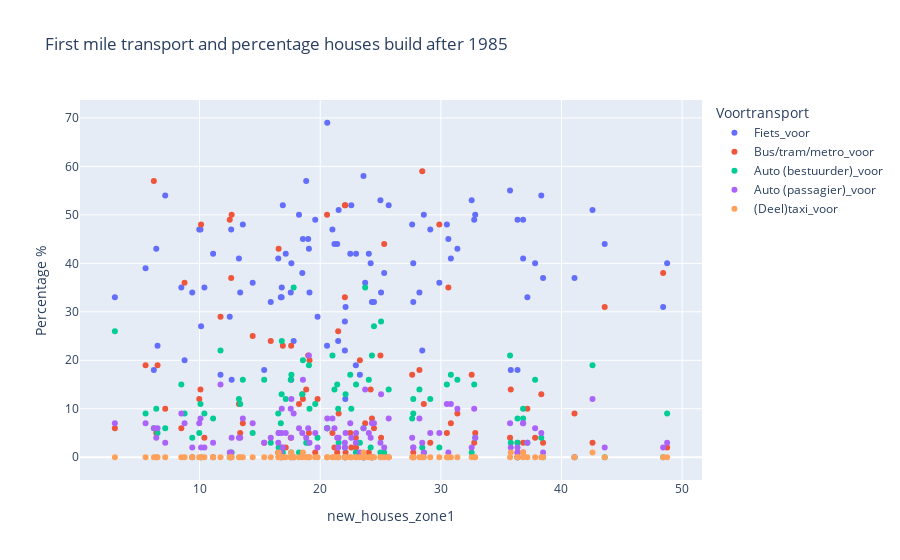

This figure's notebook cell:
### Code cell
df_melted = stations_merged.melt(
    id_vars=['new_houses_zone1', 'Station_Naam'],
    value_vars=['Fiets_voor', 'Bus/tram/metro_voor', 'Auto (bestuurder)_voor', 'Auto (passagier)_voor', '(Deel)taxi_voor'], 
    var_name='Voortransport', 
    value_name='Percentage %'
)

fig = px.scatter(df_melted, x='new_houses_zone1', y='Percentage %', title='First mile transport and percentage houses build after 1985', color='Voortransport', hover_data=['Station_Naam'])
fig.show()

### Figure 1 — Plotly figure (JSON) as saved in the notebook; plotly's stock layout.template omitted (floating-point values rounded to 4 significant figures)
{"data": [{"customdata": [["alkmaar"], ["alkmaar-noord"], ["alphen-aan-den-rijn"], ["amsterdam-amstel"], ["amsterdam-centraal"], ["amsterdam-zuid"], ["anna-paulowna"], ["barendrecht"], ["beverwijk"], ["amsterdam-bijlmer-arena"], ["rotterdam-blaak"], ["bloemendaal"], ["bodegraven"], ["boskoop"], ["bovenkarspel-flora"], ["bovenkarspel-grootebroek"], ["bussum-zuid"], ["castricum"], ["de-vink"], ["delft"], ["delft-campus"], ["den-haag-centraal"], ["den-helder"], ["diemen"], ["diemen-zuid"], ["den-haag-hs"], ["den-helder-zuid"], ["dordrecht-zuid"], ["dordrecht"], ["driehuis"], ["duivendrecht"], ["enkhuizen"], ["gouda"], ["gouda-goverwelle"], ["haarlem"], ["halfweg-zwanenburg"], ["heemskerk"], ["heemstede-aerdenhout"], ["heerhugowaard"], ["heiloo"], ["hillegom"], ["hilversum"], ["hollandsche-rading"], ["amsterdam-holendrecht"], ["hoofddorp"], ["hoogkarspel"], ["hoorn"], ["hoorn-kersenboogerd"], ["zaandam-kogerveld"], ["koog-aan-de-zaan"], ["krommenie-assendelft"], ["den-haag-laan-van-noi"], ["lansingerland-zoetermeer"], ["leiden-centraal"], ["leiden-lammenschans"], ["amsterdam-lelylaan"], ["rotterdam-lombardijen"], ["den-haag-mariahoeve"], ["hilversum-media-park"], ["den-haag-moerwijk"], ["amsterdam-muiderpoort"], ["naarden-bussum"], ["nieuwerkerk-a-d-ijssel"], ["nieuw-vennep"], ["obdam"], ["overveen"], ["purmerend-overwhere"], ["purmerend"], ["amsterdam-rai"], ["rijswijk"], ["rotterdam-alexander"], ["rotterdam-centraal"], ["rotterdam-noord"], ["rotterdam-zuid"], ["santpoort-noord"], ["santpoort-zuid"], ["sassenheim"], ["schagen"], ["schiedam-centrum"], ["schiphol-airport"], ["capelle-schollevaar"], ["amsterdam-science-park"], ["amsterdam-sloterdijk"], ["boskoop-snijdelwijk"], ["haarlem-spaarnwoude"], ["hilversum-sportpark"], ["waddinxveen-triangel"], ["uitgeest"], ["voorburg"], ["voorhout"], ["voorschoten"], ["waddinxveen-noord"], ["waddinxveen"], ["weesp"], ["purmerend-weidevenne"], ["wormerveer"], ["den-haag-ypenburg"], ["zaandam"], ["zaandijk-zaanse-schans"], ["zandvoort-aan-zee"], ["zoetermeer"], ["zoetermeer-oost"], ["zwijndrecht"]], "hovertemplate": "Voortransport=Fiets_voor<br>new_houses_zone1=%{x}<br>Percentage %=%{y}<br>Station_Naam=%{customdata[0]}<extra></extra>", "legendgroup": "Fiets_voor", "marker": {"color": "#636efa", "symbol": "circle"}, "mode": "markers", "name": "Fiets_voor", "orientation": "h", "showlegend": true, "type": "scatter", "x": [19.0, 21.01, 27.62, 30.62, 12.5, 12.62, 19.06, 25.04, 38.33, 12.66, 22.08, 9.392, 24.03, 23.59, 36.82, 36.82, 16.81, 30.5, 16.52, 32.56, 21.41, 22.04, 6.514, 37.17, 23.29, 48.43, 11.73, 10.4, 14.4, 2.975, 28.46, 32.85, 18.84, 19.59, 16.9, 17.61, 48.76, 20.58, 42.57, 25.67, 35.74, 18.24, 17.8, 17.59, 29.87, 32.77, 5.523, 21.18, 18.52, 27.71, 29.12, 22.04, 24.29, 24.99, 21.53, 43.58, 8.755, 8.487, 13.37, 21.49, 41.08, 9.974, 17.14, 23.73, 30.83, 16.73, 6.409, 13.26, 28.59, 15.9, 20.57, 10.12, 19.78, 35.8, 16.8, 11.12, 18.56, 22.49, 6.209, 16.55, 15.35, 38.47, 25.3, 23.59, 24.46, 19.11, 36.35, 31.37, 7.151, 37.81, 22.97, 36.35, 36.35, 17.56, 22.1, 22.58, 10.07, 24.18, 27.71, 22.95, 28.22, 24.29, 13.59], "xaxis": "x", "y": [45, 47, 48, 45, 29, 47, 43, 34, 54, 16, 12, 34, 42, 58, 41, 49, 35, 48, 41, 53, 44, 22, 23, 33, 17, 31, 17, 35, 36, 33, 22, 50, 57, 49, 52, 40, 40, 69, 51, 52, 55, 50, 24, 16, 36, 49, 39, 44, 38, 40, 47, 28, 0, 53, 51, 44, 20, 35, 34, 24, 37, 47, 42, 36, 41, 33, 43, 41, 50, 32, 23, 27, 29, 18, 33, 42, 45, 42, 18, 5, 18, 37, 38, 0, 32, 34, 0, 43, 54, 40, 42, 18, 49, 34, 31, 52, 47, 40, 32, 19, 34, 32, 48], "yaxis": "y"}, {"customdata": [["alkmaar"], ["alkmaar-noord"], ["alphen-aan-den-rijn"], ["amsterdam-amstel"], ["amsterdam-centraal"], ["amsterdam-zuid"], ["anna-paulowna"], ["barendrecht"], ["beverwijk"], ["amsterdam-bijlmer-arena"], ["rotterdam-blaak"], ["bloemendaal"], ["bodegraven"], ["boskoop"], ["bovenkarspel-flora"], ["bovenkarspel-grootebroek"], ["bussum-zuid"], ["castricum"], ["de-vink"], ["delft"], ["delft-campus"], ["den-haag-centraal"], ["den-helder"], ["diemen"], ["diemen-zuid"], ["den-haag-hs"], ["den-helder-zuid"], ["dordrecht-zuid"], ["dordrecht"], ["driehuis"], ["duivendrecht"], ["enkhuizen"], ["gouda"], ["gouda-goverwelle"], ["haarlem"], ["halfweg-zwanenburg"], ["heemskerk"], ["heemstede-aerdenhout"], ["heerhugowaard"], ["heiloo"], ["hillegom"], ["hilversum"], ["hollandsche-rading"], ["amsterdam-holendrecht"], ["hoofddorp"], ["hoogkarspel"], ["hoorn"], ["hoorn-kersenboogerd"], ["zaandam-kogerveld"], ["koog-aan-de-zaan"], ["krommenie-assendelft"], ["den-haag-laan-van-noi"], ["lansingerland-zoetermeer"], ["leiden-centraal"], ["leiden-lammenschans"], ["amsterdam-lelylaan"], ["rotterdam-lombardijen"], ["den-haag-mariahoeve"], ["hilversum-media-park"], ["den-haag-moerwijk"], ["amsterdam-muiderpoort"], ["naarden-bussum"], ["nieuwerkerk-a-d-ijssel"], ["nieuw-vennep"], ["obdam"], ["overveen"], ["purmerend-overwhere"], ["purmerend"], ["amsterdam-rai"], ["rijswijk"], ["rotterdam-alexander"], ["rotterdam-centraal"], ["rotterdam-noord"], ["rotterdam-zuid"], ["santpoort-noord"], ["santpoort-zuid"], ["sassenheim"], ["schagen"], ["schiedam-centrum"], ["schiphol-airport"], ["capelle-schollevaar"], ["amsterdam-science-park"], ["amsterdam-sloterdijk"], ["boskoop-snijdelwijk"], ["haarlem-spaarnwoude"], ["hilversum-sportpark"], ["waddinxveen-triangel"], ["uitgeest"], ["voorburg"], ["voorhout"], ["voorschoten"], ["waddinxveen-noord"], ["waddinxveen"], ["weesp"], ["purmerend-weidevenne"], ["wormerveer"], ["den-haag-ypenburg"], ["zaandam"], ["zaandijk-zaanse-schans"], ["zandvoort-aan-zee"], ["zoetermeer"], ["zoetermeer-oost"], ["zwijndrecht"]], "hovertemplate": "Voortransport=Bus/tram/metro_voor<br>new_houses_zone1=%{x}<br>Percentage %=%{y}<br>Station_Naam=%{customdata[0]}<extra></extra>", "legendgroup": "Bus/tram/metro_voor", "marker": {"color": "#EF553B", "symbol": "circle"}, "mode": "markers", "name": "Bus/tram/metro_voor", "orientation": "h", "showlegend": true, "type": "scatter", "x": [19.0, 21.01, 27.62, 30.62, 12.5, 12.62, 19.06, 25.04, 38.33, 12.66, 22.08, 9.392, 24.03, 23.59, 36.82, 36.82, 16.81, 30.5, 16.52, 32.56, 21.41, 22.04, 6.514, 37.17, 23.29, 48.43, 11.73, 10.4, 14.4, 2.975, 28.46, 32.85, 18.84, 19.59, 16.9, 17.61, 48.76, 20.58, 42.57, 25.67, 35.74, 18.24, 17.8, 17.59, 29.87, 32.77, 5.523, 21.18, 18.52, 27.71, 29.12, 22.04, 24.29, 24.99, 21.53, 43.58, 8.755, 8.487, 13.37, 21.49, 41.08, 9.974, 17.14, 23.73, 30.83, 16.73, 6.409, 13.26, 28.59, 15.9, 20.57, 10.12, 19.78, 35.8, 16.8, 11.12, 18.56, 22.49, 6.209, 16.55, 15.35, 38.47, 25.3, 23.59, 24.46, 19.11, 36.35, 31.37, 7.151, 37.81, 22.97, 36.35, 36.35, 17.56, 22.1, 22.58, 10.07, 24.18, 27.71, 22.95, 28.22, 24.29, 13.59], "xaxis": "x", "y": ["21%", "5%", "17%", "35%", "49%", "37%", "5%", "4%", "13%", "50%", "52%", "0%", "1%", "0%", "1%", "3%", "2%", "5%", "1%", "17%", "1%", "52%", "19%", "10%", "20%", "38%", "29%", "4%", "25%", "6%", "59%", "5%", "14%", "1%", "23%", "0%", "2%", "6%", "3%", "0%", "4%", "11%", "0%", "23%", "48%", "3%", "19%", "2%", "13%", "0%", "3%", "33%", "0%", "21%", "9%", "31%", "36%", "6%", "5%", "26%", "9%", "12%", "2%", "7%", "7%", "0%", "5%", "11%", "11%", "24%", "50%", "48%", "12%", "14%", "1%", "0%", "12%", "5%", "57%", "43%", "3%", "3%", "44%", "0%", "6%", "20%", "0%", "9%", "10%", "4%", "2%", "3%", "1%", "4%", "1%", "2%", "14%", "14%", "1%", "4%", "18%", "8%", "7%"], "yaxis": "y"}, {"customdata": [["alkmaar"], ["alkmaar-noord"], ["alphen-aan-den-rijn"], ["amsterdam-amstel"], ["amsterdam-centraal"], ["amsterdam-zuid"], ["anna-paulowna"], ["barendrecht"], ["beverwijk"], ["amsterdam-bijlmer-arena"], ["rotterdam-blaak"], ["bloemendaal"], ["bodegraven"], ["boskoop"], ["bovenkarspel-flora"], ["bovenkarspel-grootebroek"], ["bussum-zuid"], ["castricum"], ["de-vink"], ["delft"], ["delft-campus"], ["den-haag-centraal"], ["den-helder"], ["diemen"], ["diemen-zuid"], ["den-haag-hs"], ["den-helder-zuid"], ["dordrecht-zuid"], ["dordrecht"], ["driehuis"], ["duivendrecht"], ["enkhuizen"], ["gouda"], ["gouda-goverwelle"], ["haarlem"], ["halfweg-zwanenburg"], ["heemskerk"], ["heemstede-aerdenhout"], ["heerhugowaard"], ["heiloo"], ["hillegom"], ["hilversum"], ["hollandsche-rading"], ["amsterdam-holendrecht"], ["hoofddorp"], ["hoogkarspel"], ["hoorn"], ["hoorn-kersenboogerd"], ["zaandam-kogerveld"], ["koog-aan-de-zaan"], ["krommenie-assendelft"], ["den-haag-laan-van-noi"], ["lansingerland-zoetermeer"], ["leiden-centraal"], ["leiden-lammenschans"], ["amsterdam-lelylaan"], ["rotterdam-lombardijen"], ["den-haag-mariahoeve"], ["hilversum-media-park"], ["den-haag-moerwijk"], ["amsterdam-muiderpoort"], ["naarden-bussum"], ["nieuwerkerk-a-d-ijssel"], ["nieuw-vennep"], ["obdam"], ["overveen"], ["purmerend-overwhere"], ["purmerend"], ["amsterdam-rai"], ["rijswijk"], ["rotterdam-alexander"], ["rotterdam-centraal"], ["rotterdam-noord"], ["rotterdam-zuid"], ["santpoort-noord"], ["santpoort-zuid"], ["sassenheim"], ["schagen"], ["schiedam-centrum"], ["schiphol-airport"], ["capelle-schollevaar"], ["amsterdam-science-park"], ["amsterdam-sloterdijk"], ["boskoop-snijdelwijk"], ["haarlem-spaarnwoude"], ["hilversum-sportpark"], ["waddinxveen-triangel"], ["uitgeest"], ["voorburg"], ["voorhout"], ["voorschoten"], ["waddinxveen-noord"], ["waddinxveen"], ["weesp"], ["purmerend-weidevenne"], ["wormerveer"], ["den-haag-ypenburg"], ["zaandam"], ["zaandijk-zaanse-schans"], ["zandvoort-aan-zee"], ["zoetermeer"], ["zoetermeer-oost"], ["zwijndrecht"]], "hovertemplate": "Voortransport=Auto (bestuurder)_voor<br>new_houses_zone1=%{x}<br>Percentage %=%{y}<br>Station_Naam=%{customdata[0]}<extra></extra>", "legendgroup": "Auto (bestuurder)_voor", "marker": {"color": "#00cc96", "symbol": "circle"}, "mode": "markers", "name": "Auto (bestuurder)_voor", "orientation": "h", "showlegend": true, "type": "scatter", "x": [19.0, 21.01, 27.62, 30.62, 12.5, 12.62, 19.06, 25.04, 38.33, 12.66, 22.08, 9.392, 24.03, 23.59, 36.82, 36.82, 16.81, 30.5, 16.52, 32.56, 21.41, 22.04, 6.514, 37.17, 23.29, 48.43, 11.73, 10.4, 14.4, 2.975, 28.46, 32.85, 18.84, 19.59, 16.9, 17.61, 48.76, 20.58, 42.57, 25.67, 35.74, 18.24, 17.8, 17.59, 29.87, 32.77, 5.523, 21.18, 18.52, 27.71, 29.12, 22.04, 24.29, 24.99, 21.53, 43.58, 8.755, 8.487, 13.37, 21.49, 41.08, 9.974, 17.14, 23.73, 30.83, 16.73, 6.409, 13.26, 28.59, 15.9, 20.57, 10.12, 19.78, 35.8, 16.8, 11.12, 18.56, 22.49, 6.209, 16.55, 15.35, 38.47, 25.3, 23.59, 24.46, 19.11, 36.35, 31.37, 7.151, 37.81, 22.97, 36.35, 36.35, 17.56, 22.1, 22.58, 10.07, 24.18, 27.71, 22.95, 28.22, 24.29, 13.59], "xaxis": "x", "y": ["3%", "21%", "8%", "0%", "0%", "0%", "19%", "28%", "4%", "1%", "0%", "4%", "16%", "6%", "8%", "10%", "24%", "15%", "9%", "1%", "15%", "0%", "5%", "3%", "3%", "0%", "22%", "9%", "5%", "26%", "2%", "4%", "3%", "11%", "1%", "17%", "9%", "6%", "19%", "14%", "21%", "1%", "35%", "1%", "2%", "15%", "9%", "14%", "13%", "12%", "12%", "2%", "0%", "1%", "3%", "0%", "9%", "15%", "11%", "10%", "0%", "5%", "12%", "35%", "17%", "7%", "10%", "12%", "1%", "3%", "6%", "0%", "4%", "3%", "13%", "8%", "20%", "17%", "6%", "2%", "16%", "0%", "1%", "0%", "27%", "10%", "0%", "16%", "6%", "16%", "15%", "3%", "8%", "16%", "13%", "10%", "11%", "2%", "9%", "1%", "14%", "21%", "16%"], "yaxis": "y"}, {"customdata": [["alkmaar"], ["alkmaar-noord"], ["alphen-aan-den-rijn"], ["amsterdam-amstel"], ["amsterdam-centraal"], ["amsterdam-zuid"], ["anna-paulowna"], ["barendrecht"], ["beverwijk"], ["amsterdam-bijlmer-arena"], ["rotterdam-blaak"], ["bloemendaal"], ["bodegraven"], ["boskoop"], ["bovenkarspel-flora"], ["bovenkarspel-grootebroek"], ["bussum-zuid"], ["castricum"], ["de-vink"], ["delft"], ["delft-campus"], ["den-haag-centraal"], ["den-helder"], ["diemen"], ["diemen-zuid"], ["den-haag-hs"], ["den-helder-zuid"], ["dordrecht-zuid"], ["dordrecht"], ["driehuis"], ["duivendrecht"], ["enkhuizen"], ["gouda"], ["gouda-goverwelle"], ["haarlem"], ["halfweg-zwanenburg"], ["heemskerk"], ["heemstede-aerdenhout"], ["heerhugowaard"], ["heiloo"], ["hillegom"], ["hilversum"], ["hollandsche-rading"], ["amsterdam-holendrecht"], ["hoofddorp"], ["hoogkarspel"], ["hoorn"], ["hoorn-kersenboogerd"], ["zaandam-kogerveld"], ["koog-aan-de-zaan"], ["krommenie-assendelft"], ["den-haag-laan-van-noi"], ["lansingerland-zoetermeer"], ["leiden-centraal"], ["leiden-lammenschans"], ["amsterdam-lelylaan"], ["rotterdam-lombardijen"], ["den-haag-mariahoeve"], ["hilversum-media-park"], ["den-haag-moerwijk"], ["amsterdam-muiderpoort"], ["naarden-bussum"], ["nieuwerkerk-a-d-ijssel"], ["nieuw-vennep"], ["obdam"], ["overveen"], ["purmerend-overwhere"], ["purmerend"], ["amsterdam-rai"], ["rijswijk"], ["rotterdam-alexander"], ["rotterdam-centraal"], ["rotterdam-noord"], ["rotterdam-zuid"], ["santpoort-noord"], ["santpoort-zuid"], ["sassenheim"], ["schagen"], ["schiedam-centrum"], ["schiphol-airport"], ["capelle-schollevaar"], ["amsterdam-science-park"], ["amsterdam-sloterdijk"], ["boskoop-snijdelwijk"], ["haarlem-spaarnwoude"], ["hilversum-sportpark"], ["waddinxveen-triangel"], ["uitgeest"], ["voorburg"], ["voorhout"], ["voorschoten"], ["waddinxveen-noord"], ["waddinxveen"], ["weesp"], ["purmerend-weidevenne"], ["wormerveer"], ["den-haag-ypenburg"], ["zaandam"], ["zaandijk-zaanse-schans"], ["zandvoort-aan-zee"], ["zoetermeer"], ["zoetermeer-oost"], ["zwijndrecht"]], "hovertemplate": "Voortransport=Auto (passagier)_voor<br>new_houses_zone1=%{x}<br>Percentage %=%{y}<br>Station_Naam=%{customdata[0]}<extra></extra>", "legendgroup": "Auto (passagier)_voor", "marker": {"color": "#ab63fa", "symbol": "circle"}, "mode": "markers", "name": "Auto (passagier)_voor", "orientation": "h", "showlegend": true, "type": "scatter", "x": [19.0, 21.01, 27.62, 30.62, 12.5, 12.62, 19.06, 25.04, 38.33, 12.66, 22.08, 9.392, 24.03, 23.59, 36.82, 36.82, 16.81, 30.5, 16.52, 32.56, 21.41, 22.04, 6.514, 37.17, 23.29, 48.43, 11.73, 10.4, 14.4, 2.975, 28.46, 32.85, 18.84, 19.59, 16.9, 17.61, 48.76, 20.58, 42.57, 25.67, 35.74, 18.24, 17.8, 17.59, 29.87, 32.77, 5.523, 21.18, 18.52, 27.71, 29.12, 22.04, 24.29, 24.99, 21.53, 43.58, 8.755, 8.487, 13.37, 21.49, 41.08, 9.974, 17.14, 23.73, 30.83, 16.73, 6.409, 13.26, 28.59, 15.9, 20.57, 10.12, 19.78, 35.8, 16.8, 11.12, 18.56, 22.49, 6.209, 16.55, 15.35, 38.47, 25.3, 23.59, 24.46, 19.11, 36.35, 31.37, 7.151, 37.81, 22.97, 36.35, 36.35, 17.56, 22.1, 22.58, 10.07, 24.18, 27.71, 22.95, 28.22, 24.29, 13.59], "xaxis": "x", "y": ["6%", "8%", "4%", "1%", "1%", "1%", "21%", "13%", "5%", "4%", "0%", "2%", "5%", "6%", "7%", "7%", "10%", "11%", "3%", "2%", "4%", "2%", "6%", "3%", "1%", "2%", "15%", "2%", "7%", "7%", "3%", "4%", "4%", "5%", "2%", "12%", "3%", "8%", "12%", "8%", "7%", "6%", "9%", "4%", "5%", "10%", "7%", "6%", "5%", "2%", "5%", "3%", "0%", "3%", "4%", "2%", "7%", "9%", "4%", "2%", "0%", "7%", "5%", "14%", "11%", "1%", "4%", "4%", "1%", "4%", "6%", "2%", "2%", "2%", "5%", "3%", "16%", "7%", "6%", "5%", "3%", "1%", "2%", "0%", "7%", "3%", "0%", "10%", "3%", "6%", "5%", "1%", "2%", "10%", "5%", "4%", "8%", "4%", "2%", "3%", "8%", "7%", "8%"], "yaxis": "y"}, {"customdata": [["alkmaar"], ["alkmaar-noord"], ["alphen-aan-den-rijn"], ["amsterdam-amstel"], ["amsterdam-centraal"], ["amsterdam-zuid"], ["anna-paulowna"], ["barendrecht"], ["beverwijk"], ["amsterdam-bijlmer-arena"], ["rotterdam-blaak"], ["bloemendaal"], ["bodegraven"], ["boskoop"], ["bovenkarspel-flora"], ["bovenkarspel-grootebroek"], ["bussum-zuid"], ["castricum"], ["de-vink"], ["delft"], ["delft-campus"], ["den-haag-centraal"], ["den-helder"], ["diemen"], ["diemen-zuid"], ["den-haag-hs"], ["den-helder-zuid"], ["dordrecht-zuid"], ["dordrecht"], ["driehuis"], ["duivendrecht"], ["enkhuizen"], ["gouda"], ["gouda-goverwelle"], ["haarlem"], ["halfweg-zwanenburg"], ["heemskerk"], ["heemstede-aerdenhout"], ["heerhugowaard"], ["heiloo"], ["hillegom"], ["hilversum"], ["hollandsche-rading"], ["amsterdam-holendrecht"], ["hoofddorp"], ["hoogkarspel"], ["hoorn"], ["hoorn-kersenboogerd"], ["zaandam-kogerveld"], ["koog-aan-de-zaan"], ["krommenie-assendelft"], ["den-haag-laan-van-noi"], ["lansingerland-zoetermeer"], ["leiden-centraal"], ["leiden-lammenschans"], ["amsterdam-lelylaan"], ["rotterdam-lombardijen"], ["den-haag-mariahoeve"], ["hilversum-media-park"], ["den-haag-moerwijk"], ["amsterdam-muiderpoort"], ["naarden-bussum"], ["nieuwerkerk-a-d-ijssel"], ["nieuw-vennep"], ["obdam"], ["overveen"], ["purmerend-overwhere"], ["purmerend"], ["amsterdam-rai"], ["rijswijk"], ["rotterdam-alexander"], ["rotterdam-centraal"], ["rotterdam-noord"], ["rotterdam-zuid"], ["santpoort-noord"], ["santpoort-zuid"], ["sassenheim"], ["schagen"], ["schiedam-centrum"], ["schiphol-airport"], ["capelle-schollevaar"], ["amsterdam-science-park"], ["amsterdam-sloterdijk"], ["boskoop-snijdelwijk"], ["haarlem-spaarnwoude"], ["hilversum-sportpark"], ["waddinxveen-triangel"], ["uitgeest"], ["voorburg"], ["voorhout"], ["voorschoten"], ["waddinxveen-noord"], ["waddinxveen"], ["weesp"], ["purmerend-weidevenne"], ["wormerveer"], ["den-haag-ypenburg"], ["zaandam"], ["zaandijk-zaanse-schans"], ["zandvoort-aan-zee"], ["zoetermeer"], ["zoetermeer-oost"], ["zwijndrecht"]], "hovertemplate": "Voortransport=(Deel)taxi_voor<br>new_houses_zone1=%{x}<br>Percentage %=%{y}<br>Station_Naam=%{customdata[0]}<extra></extra>", "legendgroup": "(Deel)taxi_voor", "marker": {"color": "#FFA15A", "symbol": "circle"}, "mode": "markers", "name": "(Deel)taxi_voor", "orientation": "h", "showlegend": true, "type": "scatter", "x": [19.0, 21.01, 27.62, 30.62, 12.5, 12.62, 19.06, 25.04, 38.33, 12.66, 22.08, 9.392, 24.03, 23.59, 36.82, 36.82, 16.81, 30.5, 16.52, 32.56, 21.41, 22.04, 6.514, 37.17, 23.29, 48.43, 11.73, 10.4, 14.4, 2.975, 28.46, 32.85, 18.84, 19.59, 16.9, 17.61, 48.76, 20.58, 42.57, 25.67, 35.74, 18.24, 17.8, 17.59, 29.87, 32.77, 5.523, 21.18, 18.52, 27.71, 29.12, 22.04, 24.29, 24.99, 21.53, 43.58, 8.755, 8.487, 13.37, 21.49, 41.08, 9.974, 17.14, 23.73, 30.83, 16.73, 6.409, 13.26, 28.59, 15.9, 20.57, 10.12, 19.78, 35.8, 16.8, 11.12, 18.56, 22.49, 6.209, 16.55, 15.35, 38.47, 25.3, 23.59, 24.46, 19.11, 36.35, 31.37, 7.151, 37.81, 22.97, 36.35, 36.35, 17.56, 22.1, 22.58, 10.07, 24.18, 27.71, 22.95, 28.22, 24.29, 13.59], "xaxis": "x", "y": ["0%", "0%", "0%", "0%", "0%", "0%", "0%", "0%", "0%", "0%", "0%", "0%", "0%", "1%", "0%", "1%", "0%", "0%", "0%", "0%", "0%", "0%", "0%", "0%", "0%", "0%", "0%", "0%", "0%", "0%", "0%", "0%", "0%", "0%", "0%", "0%", "0%", "0%", "1%", "0%", "0%", "0%", "0%", "1%", "0%", "0%", "0%", "0%", "0%", "0%", "0%", "0%", "0%", "0%", "0%", "0%", "0%", "0%", "0%", "0%", "0%", "0%", "0%", "0%", "0%", "0%", "0%", "0%", "0%", "0%", "0%", "0%", "0%", "1%", "0%", "0%", "1%", "0%", "0%", "1%", "0%", "0%", "0%", "0%", "0%", "0%", "0%", "0%", "0%", "0%", "0%", "0%", "0%", "0%", "0%", "0%", "0%", "0%", "0%", "0%", "0%", "0%", "0%"], "yaxis": "y"}], "layout": {"legend": {"title": {"text": "Voortransport"}, "tracegroupgap": 0}, "title": {"text": "First mile transport and percentage houses build after 1985"}, "xaxis": {"anchor": "y", "domain": [0, 1], "title": {"text": "new_houses_zone1"}}, "yaxis": {"anchor": "x", "domain": [0, 1], "title": {"text": "Percentage %"}}}}
